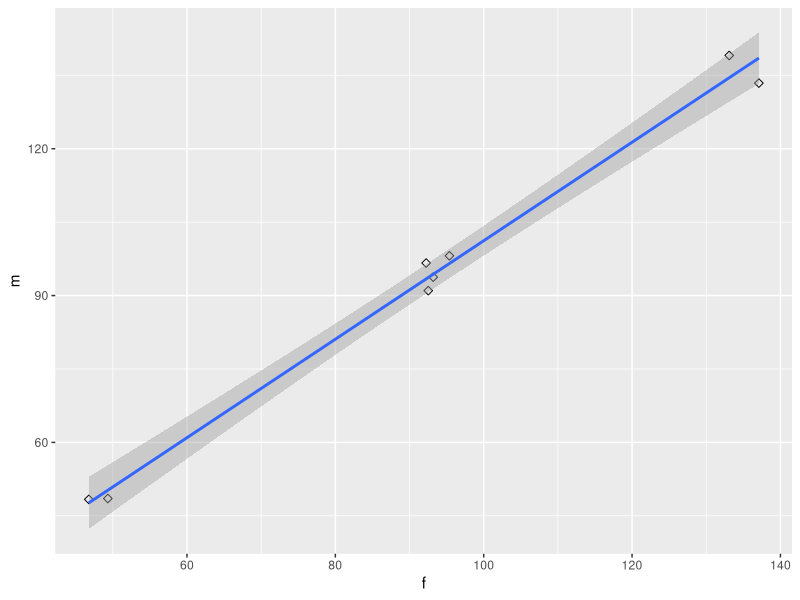
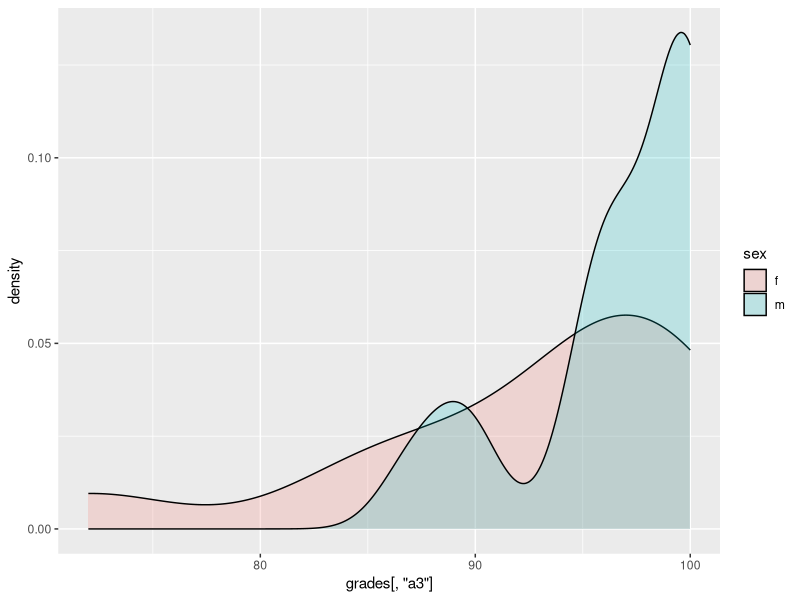
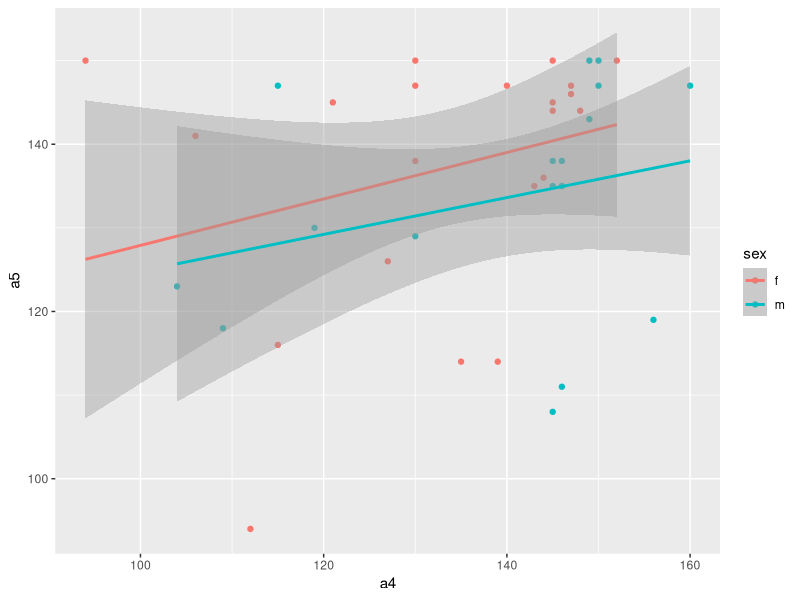

The R source for these figures, in order:
# Part 2: Assess grade differences between men and women in an Informartics course

# Set up
library(dplyr)
library(tidyr)
library(ggplot2)

# Load data
grades <- read.csv('grades.csv')

# How many students are there of each sex?
f.rows <- nrow(grades %>% filter(sex == 'f'))
m.rows <- nrow(grades %>% filter(sex == 'm'))

# Calculate averages for each assignment for each sex 
# Hint: use `summarize_all`
averages <- grades %>%
    group_by(sex) %>% summarize_all(mean)


# Create a scatter plot showing the average female score (x) v.s. male score (y)
# Add a 45 degree line to the graph
# Hint: this requires reshaping
averages.drop <- averages[-c(2, 11, 12)]
reshaped <- gather(averages.drop, assignment, score, -sex)

reshaped <- spread(reshaped, sex, score)

ggplot(reshaped, aes(x=f, y=m)) +
  geom_point(size=2, shape=23) +
  geom_smooth(method=lm)

# Perform a T test on the "total" grade.
# Is there an observed and significant different by sex?

# unpaired by sex, but paired when comparing assignments
diff.means <- mean(reshaped$m) - mean(reshaped$f)

se <- sqrt(
  sd(reshaped$m)^2/nrow(reshaped) +
    sd(reshaped$f)^2/nrow(reshaped)
)

t <- 2.365

ci.lower <- diff.means - t * se
ci.upper <- diff.means + t * se

# Now run a t-test on each assignment (feel free to use a loop)
t.test(reshaped$m, reshaped$f)


# Make histograms of a3 togther
ggplot(grades, aes(grades[, 'a3'], fill = sex)) + geom_density(alpha = 0.2)

# Was assignment 4 harder than assignment 5 (plot the difference)
ggplot(grades, aes(x=a4, y=a5, color=sex)) + geom_point() + geom_smooth(method=lm)

